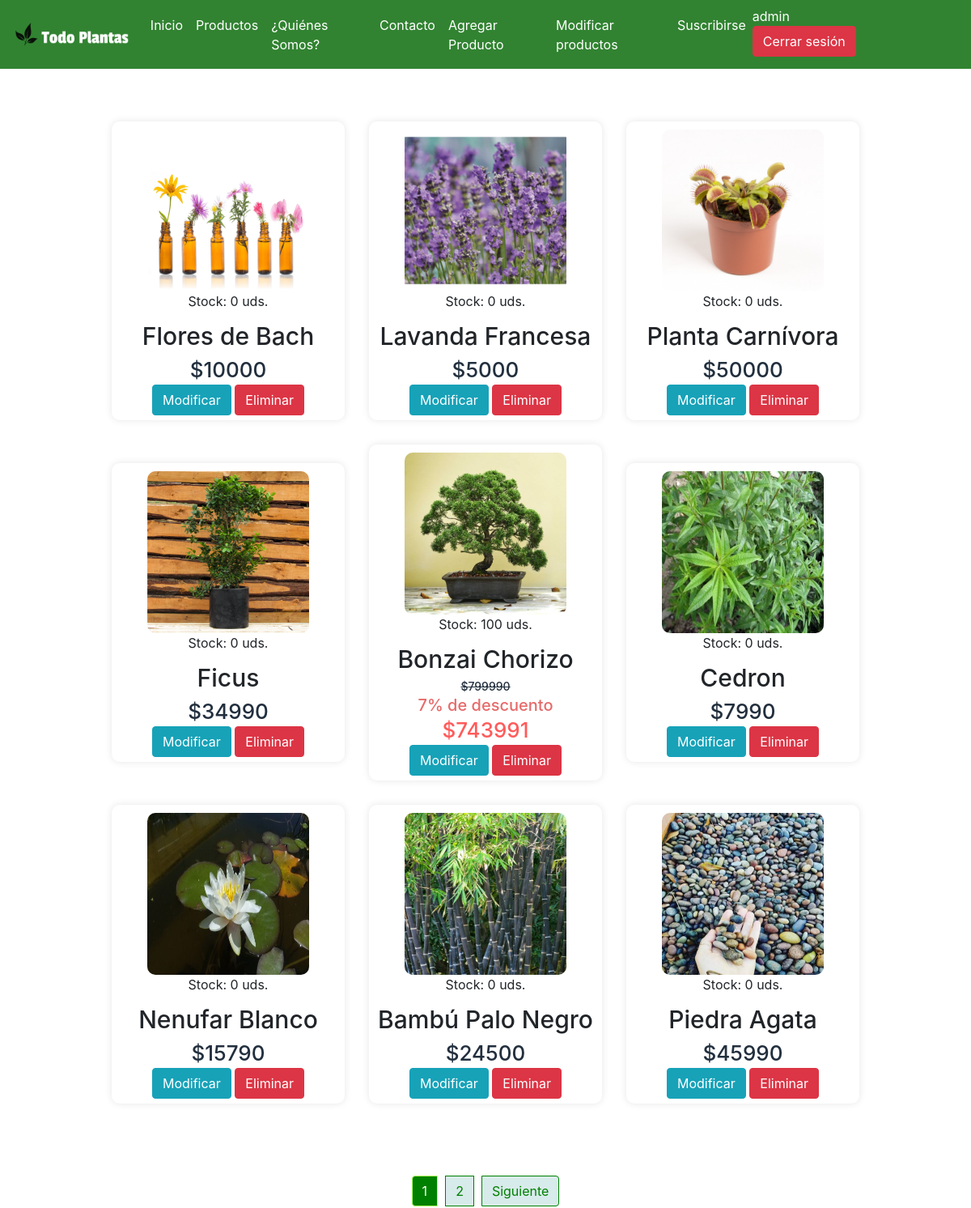
Page /modificar-productos/ (signed in, upper part) on the earlier database version.
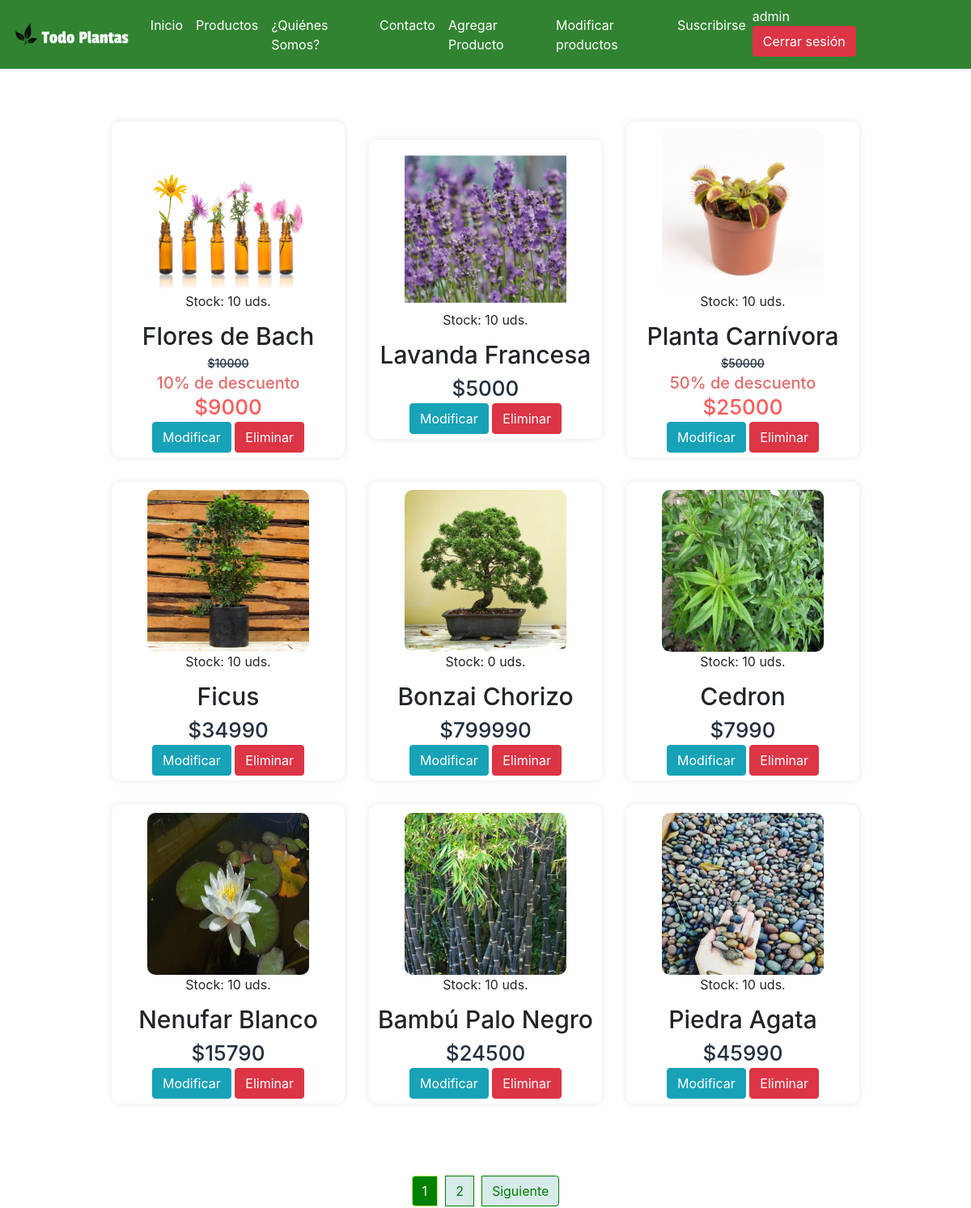
Same page on the later database version.
### app/models.py (models this page shows, shortened)
class Producto(models.Model):
    nombre = models.CharField(max_length=40)
    precio = models.IntegerField()
    imagen = models.ImageField(null=True, blank=True, upload_to= "productos")
    descripcion = models.CharField(max_length=60)
    tipo = models.ForeignKey(TipoProducto, on_delete=models.CASCADE)
    fecha = models.DateField()
    descuento = models.IntegerField()
    stock = models.IntegerField()
    def calcular_descuento(self):
        if self.descuento > 0:
            des = round(self.precio - self.precio*((self.descuento )/100))
        return des

### app/views.py (the view)
# urls.py: path('modificar-productos/', modificar, name="modificar"),
@permission_required('app.change_producto')
def modificar(request):
    productoAll = Producto.objects.all()
    page = request.GET.get('page', 1)
    try:
        paginator = Paginator(productoAll, 9)
        productoAll = paginator.page(page)
    except:
        raise Http404
    datos = {
        'listaProductos' : productoAll,
        'paginator': paginator
    }
    return render(request, 'app/modificar.html', datos)

### app/templates/app/modificar.html
{% extends 'app/base.html' %} {% load static %} {% block contenido %}
<div class="container-fluid cardfachera">
    <div class="row">
        <div class="gallery">
            {% for aux in listaProductos %}
            <div class="content">
                {% if aux.imagen %}
                <img src="{{aux.imagen.url}}"> {% else %}
                <img src="{% static 'app/img/noimagen.jpg' %}"> {% endif %}
                <h10>Stock: {{ aux.stock }} uds.</h10>
                <h3>{{ aux.nombre }}</h3>
                {% if aux.descuento > 0 %}
                <h6 style="text-decoration: line-through; font-size: 14px;">${{ aux.precio }}</h6>
                <h6 style="color: rgb(231, 106, 106); font-size: 20px;">{{ aux.descuento }}% de descuento</h6>
                <h6 style="color: rgb(255, 91, 91);">${{ aux.calcular_descuento}} </h6>
                {% else %}
                <h6>${{ aux.precio }}</h6>
                {% endif %}
                <td>
                    <div style="margin-bottom: 2%;">
                        {% if perms.app.change_producto %}
                        <a href="{% url 'modificar_producto' aux.id %}" class="btn btn-info">Modificar</a> {% endif %} {% if perms.app.delete_producto %}
                        <a onclick="confirmarEliminar({{aux.id}})" class="btn btn-danger">Eliminar</a> {% endif %}
                    </div>
                </td>
            </div>
            {% endfor %}
        </div>
    </div>
    <div style="margin-top: 1.7%; margin-bottom: 2.2%;">
        {% include 'app/paginator.html' %}
    </div>
</div>
{% endblock %}

Differences in the rows shown:
changed Producto "Flores de Bach": stock "0" → "10"; descuento (not shown) → "10"; calcular_descuento (not shown) → "9000"
changed Producto "Lavanda Francesa": stock "0" → "10"
changed Producto "Planta Carnívora": stock "0" → "10"; descuento (not shown) → "50"; calcular_descuento (not shown) → "25000"
changed Producto "Ficus": stock "0" → "10"
changed Producto "Bonzai Chorizo": stock "100" → "0"; descuento "7" → (not shown); calcular_descuento "743991" → (not shown)
changed Producto "Cedron": stock "0" → "10"
changed Producto "Nenufar Blanco": stock "0" → "10"
changed Producto "Bambú Palo Negro": stock "0" → "10"
changed Producto "Piedra Agata": stock "0" → "10"
